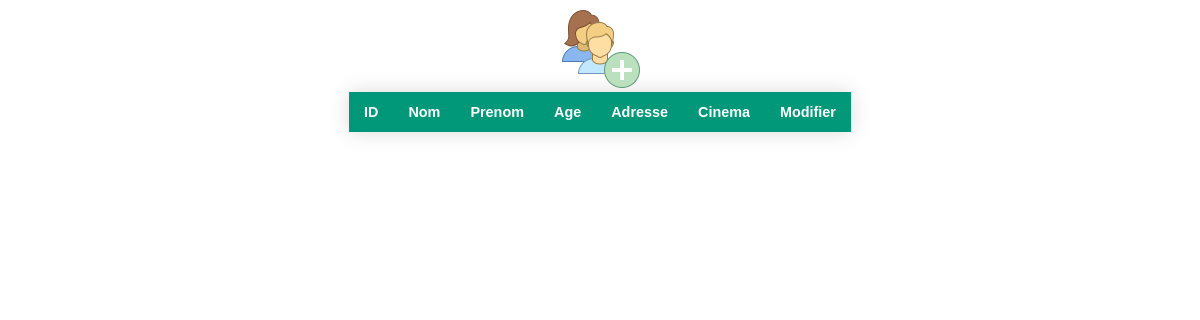
/utilisateurs/mainPageUser.php, run on an earlier commit of the app's database.
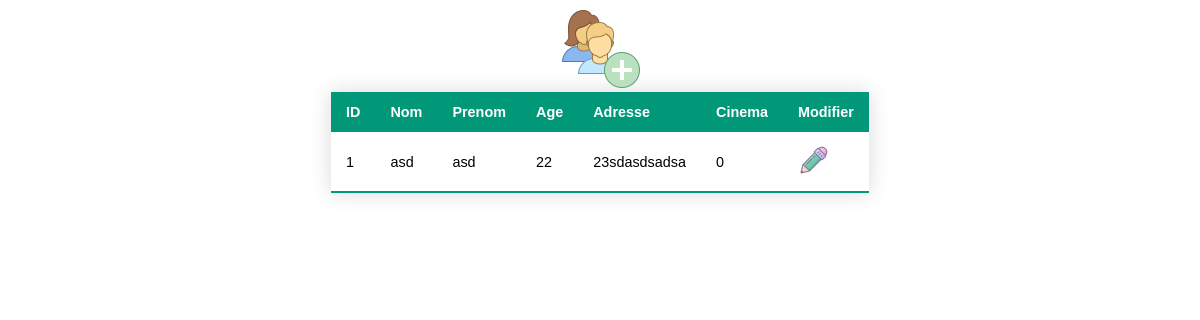
And on a later commit of the database.
### tables this page shows
CREATE TABLE `utilisateurs`
(
  `id` int
(11) NOT NULL,
  `nom` varchar
(128) NOT NULL,
  `prenom` varchar
(128) NOT NULL,
  `age` int
(11) NOT NULL,
  `adresse` varchar
(255) NOT NULL,
  `cinema` tinyint
(1) NOT NULL
);

### utilisateurs/mesFunctionsSQL.php (called while the page is built, shortened)
<?php
function getDatabaseConnexion()
{
	try {
		$user = "root";
		$pass = "";
		$pdo = new PDO('mysql:host=localhost;dbname=tuto_php', $user, $pass);
		$pdo->setAttribute(PDO::ATTR_ERRMODE, PDO::ERRMODE_EXCEPTION);
		return $pdo;
	} catch (PDOException $e) {
		print "Erreur !: " . $e->getMessage() . "<br/>";
		die();
	}
}
function getAllUsers()
{
	$con = getDatabaseConnexion();
	$requete = 'SELECT * from utilisateurs';
	$rows = $con->query($requete);
	return $rows;
}

### utilisateurs/afficherUser.php (the view, shortened to what this page needs)
<?php
function afficherTableau($users, $headers)
{
?>
	<table class="styled-table">
		<thead>
			<tr>
				<?php foreach ($headers as $header) : ?>
					<th><?php echo $header; ?></th>
				<?php endforeach; ?>
			</tr>
		</thead>
		<tbody>
			<?php foreach ($users as $user) : ?>
				<tr>
					<td><?= $user["id"] ?></td>
					<td><?= $user["nom"] ?></td>
					<td><?= $user["prenom"] ?></td>
					<td><?= $user["age"] ?></td>
					<td><?= $user["adresse"] ?></td>
					<td><?= $user["cinema"] ?></td>
					<td><?= '<a href=formulaireUser.php?id=' . $user["id"] . ' >' . "<img src='../images/pencil-64.png'>" . '</a>'; ?></td>
				</tr>
			<?php endforeach; ?>
		</tbody>
	</table>
<?php
}
?>

### utilisateurs/mainPageUser.php (shortened to what this page needs)
<!DOCTYPE html>
<html>
<head>
    <link rel="stylesheet" href="style.css">
</head>
<body>
    <div class="container-full-width">
        <a href=formulaireUser.php?id=0><img src='../images/woman-man-80.png'></a>
    </div>
    <?php
    include 'mesFunctionsSQL.php';
    include 'afficherUser.php';
    $headers = getHeaderTable();
    $users = getAllUsers();
    afficherTableau($users, $headers);
    ?>
</body>
</html>

### utilisateurs/style.css (style rules this page uses)
.styled-table { margin: auto; border-collapse: collapse; font-size: 0.9em; font-family: sans-serif; min-width: 400px; box-shadow: 0 0 20px rgba(0, 0, 0, 0.15); }
.styled-table thead tr { background-color: #009879; color: #ffffff; text-align: left; }
.styled-table th, .styled-table td { padding: 12px 15px; }
.styled-table tbody tr { border-bottom: 1px solid #dddddd; }
.styled-table tbody tr:last-of-type { border-bottom: 2px solid #009879; }
.styled-table td img { width: 32px; height: 32px; }
.container-full-width { width: 100%; display: flex; justify-content: center; }

What changed in the data, as far as the page shows it:
added utilisateurs: id "1", nom "asd", prenom "asd", age "22", adresse "23sdasdsadsa", cinema "0"
